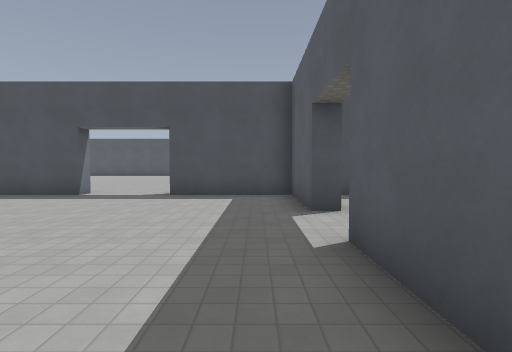
View 1 (above)

24 first-person views from a walk through a 3-D level made in the Godot game engine. The camera is 1.5 m above the floor, tilts 2° down and sees 85° across. The floor is counted in squares, 2 m on a side. Each view is taken from the middle of a square. On the plan, view 1 faces up. The plan holds only what a view shows up to about 10 squares ahead; the rest is blank. Surface patterns are stand-ins for the level's own textures.

View 2
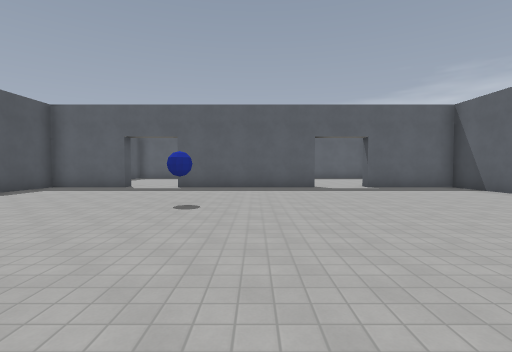

View 3
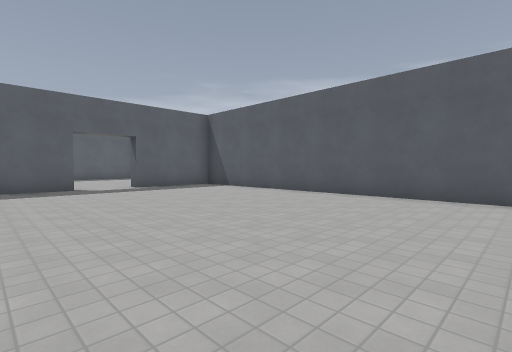

View 4
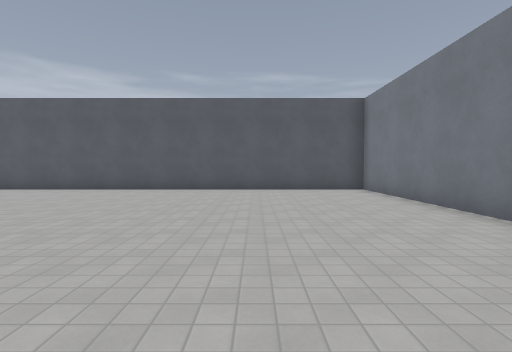

View 5
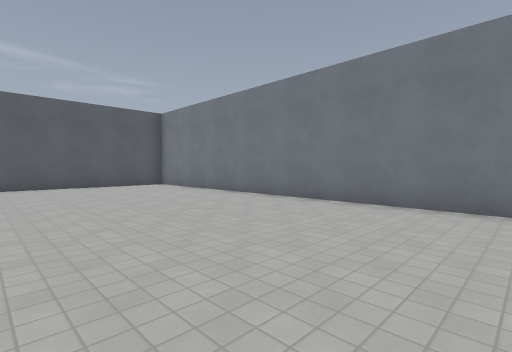

View 6
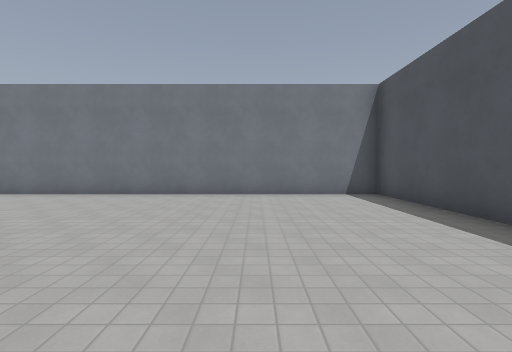

View 7
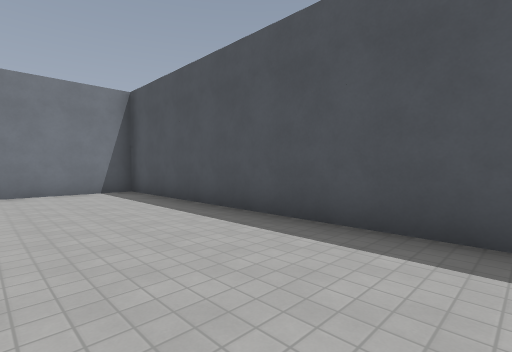

View 8
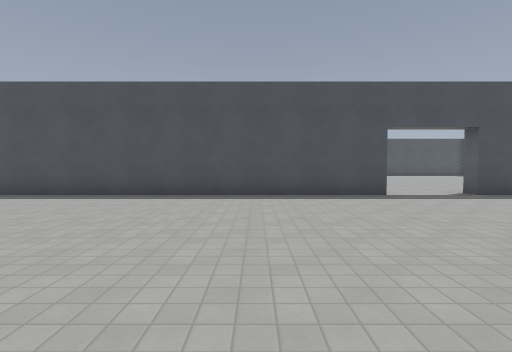

View 9
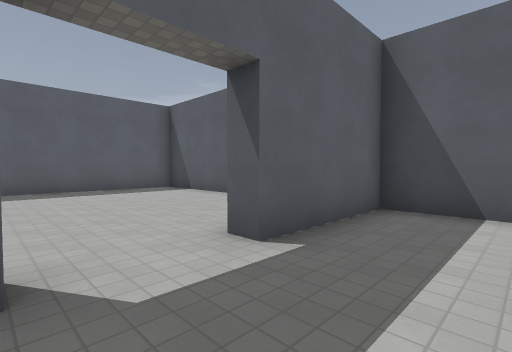

View 10
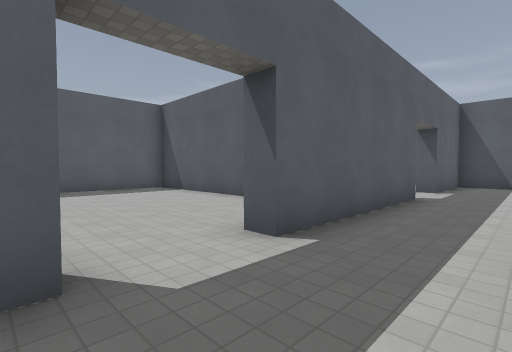

View 11
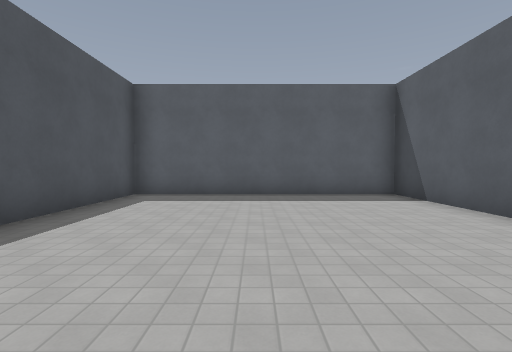

View 12
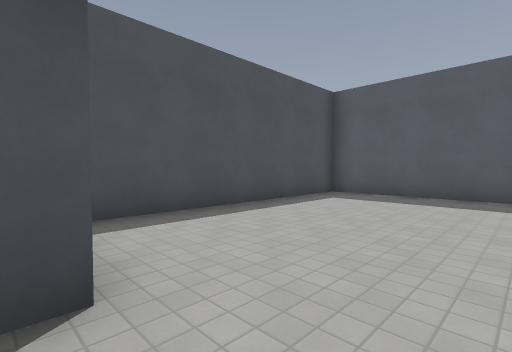

View 13
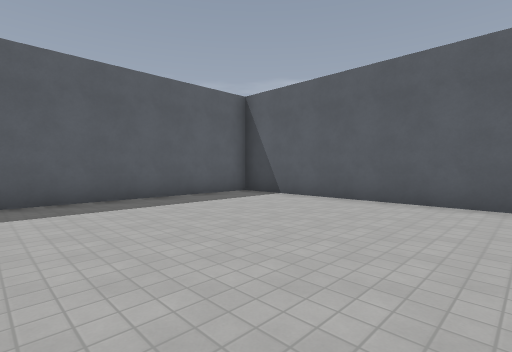

View 14
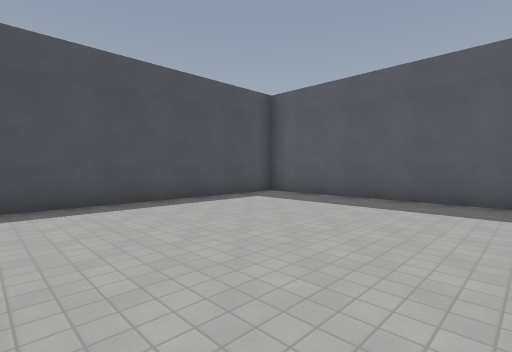

View 15
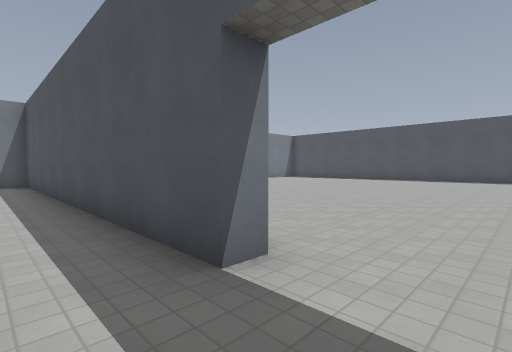

View 16
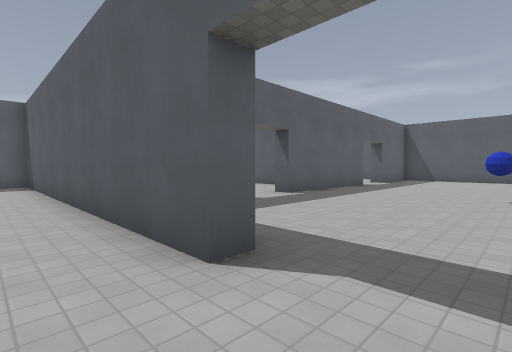

View 17
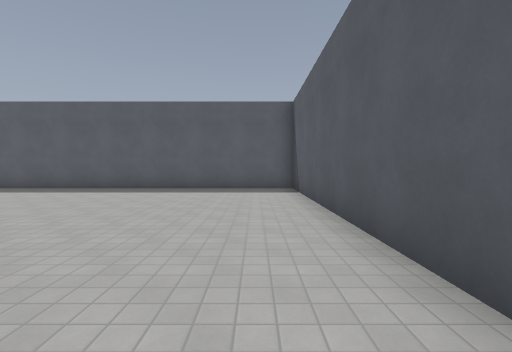

View 18
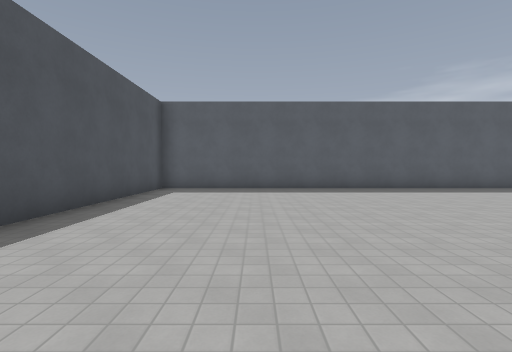

View 19
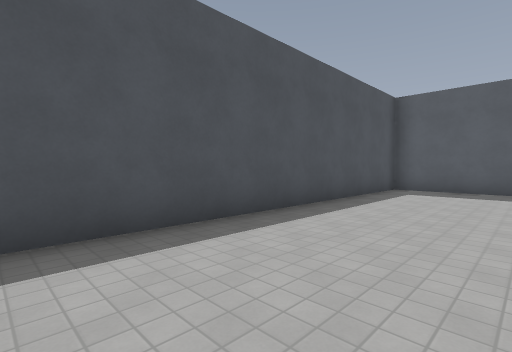

View 20
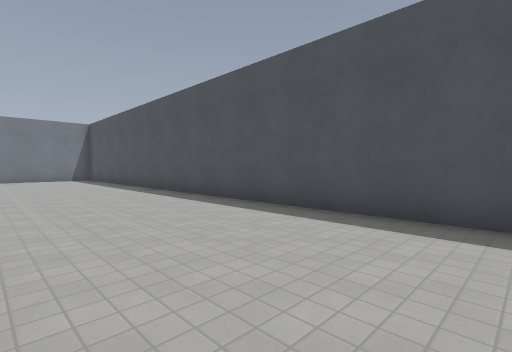

View 21
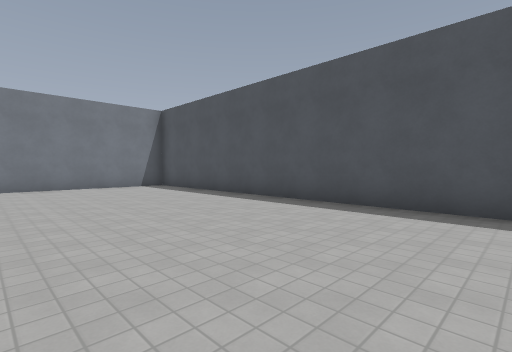

View 22
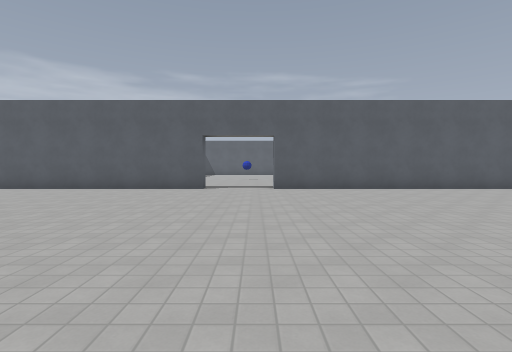

View 23
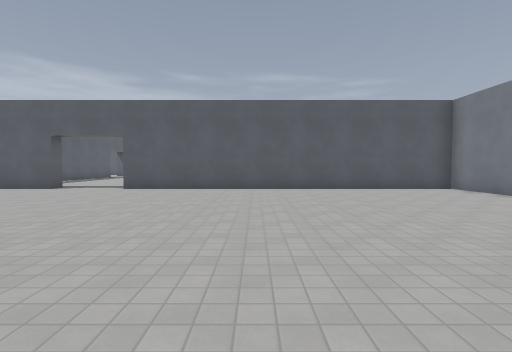

View 24
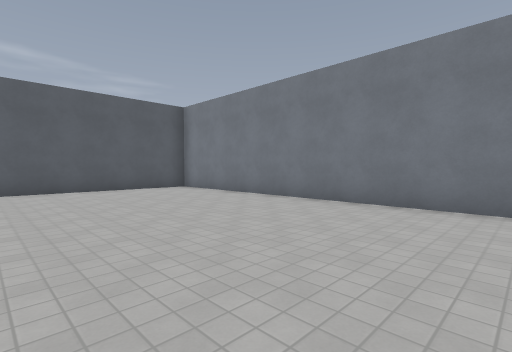

### Floor plan
Ten units are one square. View 1 is at (0, 0); x grows to the right and y downward. Boxes are objects, and circles mark ways between rooms. Rooms are numbered by the first view taken in them; rooms with no view inside come last. Other rooms are left out.
<svg viewBox="-160 -227 250 302">
<path fill="none" stroke="#000" d="M-46 -77 -46 -73 -155 -73 -155 70 9 70 9 40M9 21 9 -28M9 -47 9 -73 -22 -73M15 -47 9 -47M41 -3 85 -3 85 -73 20 -73M9 -28 15 -28M9 40 15 40M22 70 85 70 85 2 21 2M-22 -73 -22 -77 85 -77 85 -222 -140 -222M-155 -207 -155 -77 -46 -77"/>
<circle cx="10" cy="-35" r="3" fill="#2a7"/>
<circle cx="10" cy="30" r="3" fill="#2a7"/>
<circle cx="-35" cy="-80" r="3" fill="#2a7"/>
<text x="-80" y="0">1</text>
<text x="50" y="-40">2</text>
<text x="50" y="30">3</text>
<text x="-40" y="-150">4</text>
</svg>
Room 1 opens to room 2. Room 1 opens to room 3. Room 1 opens to room 4.

Where each view was taken, in squares from view 1:
view 1: 0 up, 0 right, facing up
view 2: 0 up, 9 left, facing right
view 3: 0 up, 9 left, facing down-right
view 4: 2 up, 12 left, facing down
view 5: 4 up, 10 left, facing down-left
view 6: 4 up, 8 left, facing left
view 7: 4 up, 7 left, facing up-left
view 8: 0 up, 8 left, facing up
view 9: 2 down, 1 left, facing down-right
view 10: 5 up, 1 left, facing down-right
view 11: 4 up, 1 right, facing right
view 12: 3 up, 1 right, facing up-right
view 13: 1 down, 2 right, facing down-right
view 14: 6 down, 2 right, facing up-right
view 15: 6 up, 3 left, facing up-left
view 16: 9 up, 4 left, facing down-right
view 17: 9 up, 1 left, facing right
view 18: 19 up, 1 left, facing right
view 19: 19 up, 1 left, facing up-right
view 20: 18 up, 1 right, facing up-left
view 21: 17 up, 5 left, facing up-left
view 22: 17 up, 4 left, facing down
view 23: 17 up, 9 left, facing down
view 24: 17 up, 10 left, facing down-left
